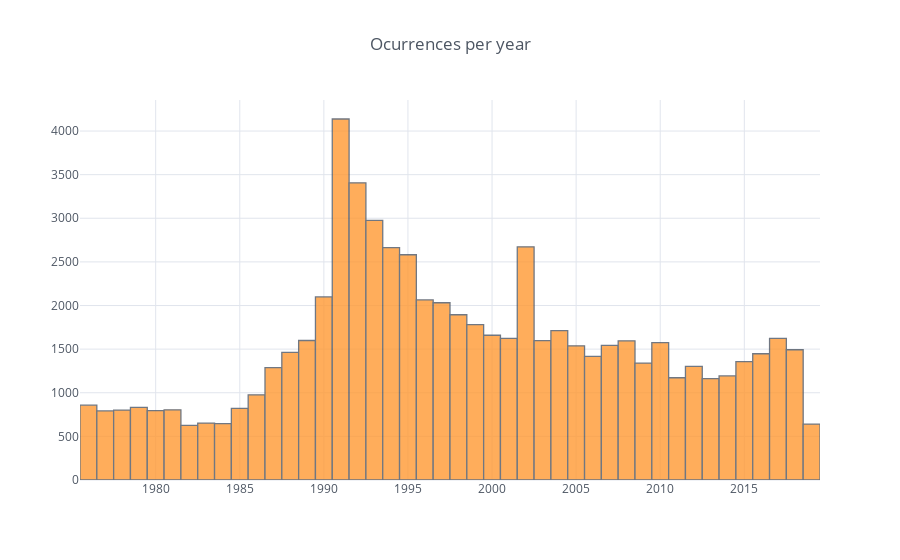

Source (notebook cell):
### Code cell
df.OccDate.dt.year.iplot(kind='histogram', bins=50, theme='white', title='Ocurrences per year')

### Figure 1 — Plotly figure (JSON) as saved in the notebook; plotly's stock layout.template omitted (floating-point values rounded to 4 significant figures; data arrays with more than 128 entries replaced by an {"elided": "..."} marker saying what was removed)
{"data": [{"histfunc": "count", "histnorm": "", "marker": {"color": "rgba(255, 153, 51, 1.0)", "line": {"color": "#4D5663", "width": 1.3}}, "name": "OccDate", "nbinsx": 50, "opacity": 0.8, "orientation": "v", "type": "histogram", "uid": "0ce9d2b7-10bd-49b7-83b3-fbe02226b49b", "x": {"elided": "68256 int values"}}], "layout": {"barmode": "overlay", "legend": {"bgcolor": "#FFFFFF", "font": {"color": "#4D5663"}}, "paper_bgcolor": "#FFFFFF", "plot_bgcolor": "#FFFFFF", "title": {"font": {"color": "#4D5663"}, "text": "Ocurrences per year"}, "xaxis": {"gridcolor": "#E1E5ED", "showgrid": true, "tickfont": {"color": "#4D5663"}, "title": {"font": {"color": "#4D5663"}, "text": ""}, "zerolinecolor": "#E1E5ED"}, "yaxis": {"gridcolor": "#E1E5ED", "showgrid": true, "tickfont": {"color": "#4D5663"}, "title": {"font": {"color": "#4D5663"}, "text": ""}, "zerolinecolor": "#E1E5ED"}}}
